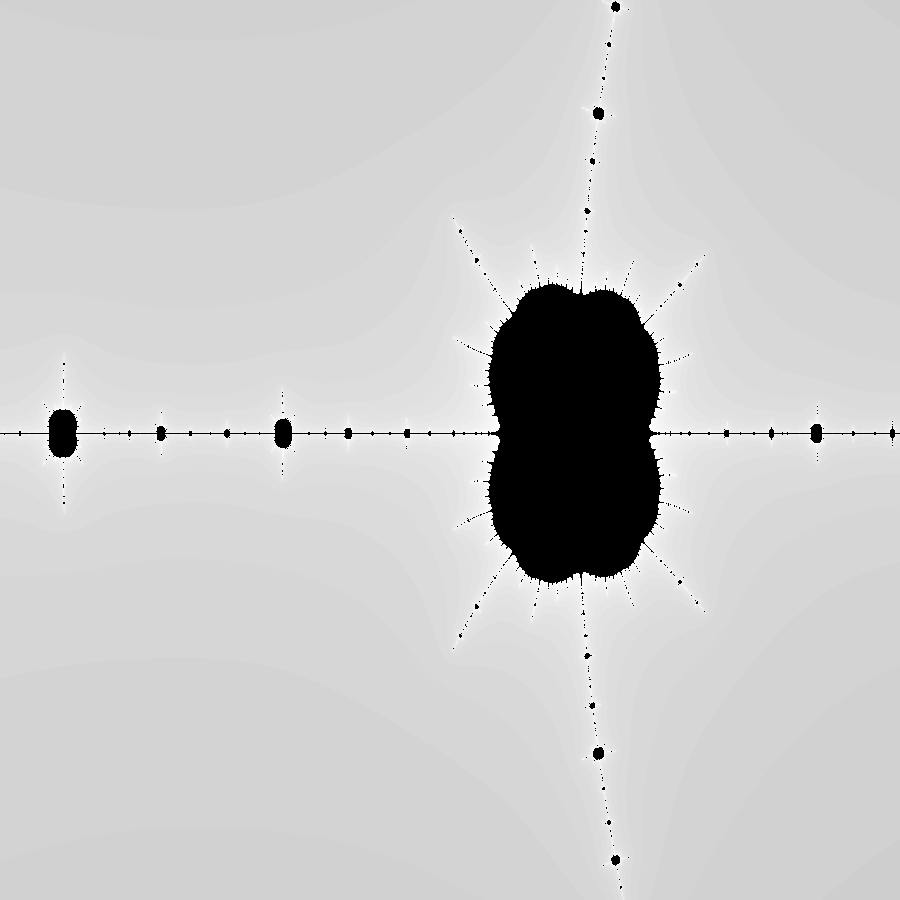

Write Python code to recreate this figure.
from PIL import Image, ImageDraw

# Setup
img_width = 1000
img_height = 1000
img = Image.new("RGB", (img_width, img_height))
draw = ImageDraw.Draw(img)

# Draw
img = Image.effect_mandelbrot((900, 900), (-1.749705744568359348771, -0.000003305355794270639, -1.749696588793945286448, 0.000003557164388020895), 100)

# Saves the picture
img_path = __file__.replace('.py', '.png')
img.save(img_path)
print(f'Saved {img_path}')
img.show()
